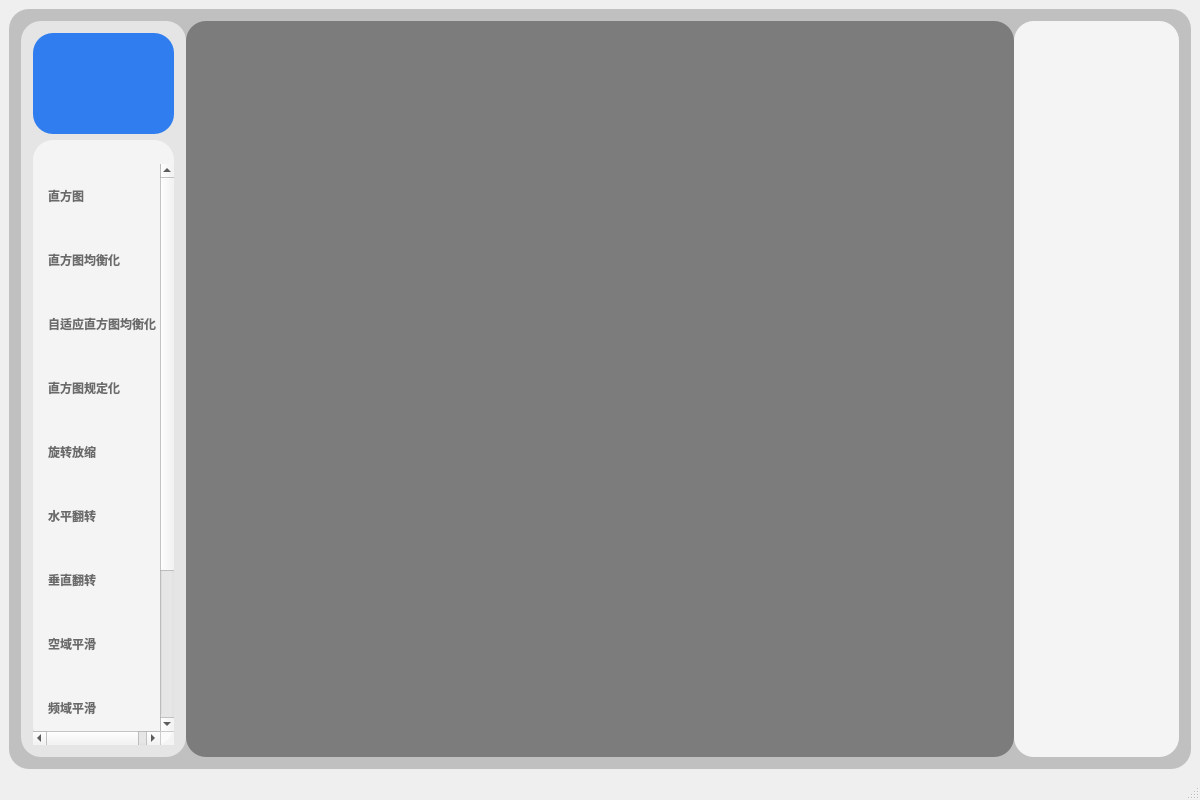
<?xml version="1.0" encoding="UTF-8"?>
<ui version="4.0">
 <class>MainWindow</class>
 <widget class="QMainWindow" name="MainWindow">
  <property name="geometry">
   <rect>
    <x>0</x>
    <y>0</y>
    <width>1200</width>
    <height>800</height>
   </rect>
  </property>
  <property name="windowTitle">
   <string>数字图像处理软件</string>
  </property>
  <property name="windowIcon">
   <iconset>
    <normaloff>icon/1.svg</normaloff>icon/1.svg</iconset>
  </property>
  <widget class="QWidget" name="centralwidget">
   <layout class="QHBoxLayout" name="horizontalLayout">
    <item>
     <widget class="QFrame" name="frame">
      <property name="styleSheet">
       <string notr="true">QFrame{
	background-color: rgb(0, 0, 0, 50);
    border-radius: 20px;
}
</string>
      </property>
      <property name="frameShape">
       <enum>QFrame::StyledPanel</enum>
      </property>
      <property name="frameShadow">
       <enum>QFrame::Raised</enum>
      </property>
      <layout class="QHBoxLayout" name="horizontalLayout_2" stretch="1,5,1">
       <property name="spacing">
        <number>0</number>
       </property>
       <property name="leftMargin">
        <number>12</number>
       </property>
       <property name="topMargin">
        <number>12</number>
       </property>
       <property name="rightMargin">
        <number>12</number>
       </property>
       <property name="bottomMargin">
        <number>12</number>
       </property>
       <item>
        <widget class="QFrame" name="frame_2">
         <property name="minimumSize">
          <size>
           <width>0</width>
           <height>0</height>
          </size>
         </property>
         <property name="maximumSize">
          <size>
           <width>16777215</width>
           <height>16777215</height>
          </size>
         </property>
         <property name="styleSheet">
          <string notr="true">QFrame{
    border-radius: 20px;
	background-color: rgb(255, 255, 255, 150);
}</string>
         </property>
         <property name="frameShape">
          <enum>QFrame::StyledPanel</enum>
         </property>
         <property name="frameShadow">
          <enum>QFrame::Raised</enum>
         </property>
         <layout class="QVBoxLayout" name="verticalLayout_2" stretch="1,6">
          <property name="leftMargin">
           <number>12</number>
          </property>
          <property name="topMargin">
           <number>12</number>
          </property>
          <property name="rightMargin">
           <number>12</number>
          </property>
          <property name="bottomMargin">
           <number>12</number>
          </property>
          <item>
           <widget class="QFrame" name="frame_3">
            <property name="styleSheet">
             <string notr="true">QFrame{
	image: url(:/img/icon/hias.png);
    background-color: rgb(47, 125, 238);
    border-radius: 20px;color: rgb(89, 217, 212);
}</string>
            </property>
            <property name="frameShape">
             <enum>QFrame::StyledPanel</enum>
            </property>
            <property name="frameShadow">
             <enum>QFrame::Raised</enum>
            </property>
           </widget>
          </item>
          <item>
           <widget class="QListWidget" name="listWidget">
            <property name="font">
             <font>
              <weight>75</weight>
              <bold>true</bold>
             </font>
            </property>
            <property name="styleSheet">
             <string notr="true">* {
  outline:none;
}
QListView{
  padding-top:24px;
  border-radius:20px;
  color:rgb(106,106,106);

}
QListView::item{
  background-color:transparent;
  height:40px;
  padding-left:12px;
  padding:12px;

}
QListView::item:hover{
  background-color:rgba(216,216,216,50);

}
QListView::item:selected{
  background-color:rgba(90,216,212,50);
  color:rgb(40,92,90);
  border-left:2px solid rgb(90,216,212);

}</string>
            </property>
            <property name="iconSize">
             <size>
              <width>24</width>
              <height>24</height>
             </size>
            </property>
            <item>
             <property name="text">
              <string>直方图</string>
             </property>
             <property name="icon">
              <iconset>
               <normaloff>icon/histogram.png</normaloff>icon/histogram.png</iconset>
             </property>
            </item>
            <item>
             <property name="text">
              <string>直方图均衡化</string>
             </property>
             <property name="icon">
              <iconset>
               <normaloff>icon/average.png</normaloff>icon/average.png</iconset>
             </property>
            </item>
            <item>
             <property name="text">
              <string>自适应直方图均衡化</string>
             </property>
             <property name="icon">
              <iconset>
               <normaloff>icon/average.png</normaloff>icon/average.png</iconset>
             </property>
            </item>
            <item>
             <property name="text">
              <string>直方图规定化</string>
             </property>
             <property name="icon">
              <iconset>
               <normaloff>icon/maximum.png</normaloff>icon/maximum.png</iconset>
             </property>
            </item>
            <item>
             <property name="text">
              <string>旋转放缩</string>
             </property>
             <property name="icon">
              <iconset>
               <normaloff>icon/rotating-add.png</normaloff>icon/rotating-add.png</iconset>
             </property>
            </item>
            <item>
             <property name="text">
              <string>水平翻转</string>
             </property>
             <property name="icon">
              <iconset>
               <normaloff>icon/flip-horizontally.png</normaloff>icon/flip-horizontally.png</iconset>
             </property>
            </item>
            <item>
             <property name="text">
              <string>垂直翻转</string>
             </property>
             <property name="icon">
              <iconset>
               <normaloff>icon/flip-vertically.png</normaloff>icon/flip-vertically.png</iconset>
             </property>
            </item>
            <item>
             <property name="text">
              <string>空域平滑</string>
             </property>
             <property name="icon">
              <iconset>
               <normaloff>icon/chart-histogram.png</normaloff>icon/chart-histogram.png</iconset>
             </property>
            </item>
            <item>
             <property name="text">
              <string>频域平滑</string>
             </property>
             <property name="icon">
              <iconset>
               <normaloff>icon/chart-line.png</normaloff>icon/chart-line.png</iconset>
             </property>
            </item>
            <item>
             <property name="text">
              <string>锐化</string>
             </property>
             <property name="icon">
              <iconset>
               <normaloff>icon/triangle.png</normaloff>icon/triangle.png</iconset>
             </property>
            </item>
            <item>
             <property name="text">
              <string>加噪</string>
             </property>
             <property name="icon">
              <iconset>
               <normaloff>icon/acoustic.png</normaloff>icon/acoustic.png</iconset>
             </property>
            </item>
           </widget>
          </item>
         </layout>
        </widget>
       </item>
       <item>
        <widget class="QFrame" name="frame_5">
         <property name="styleSheet">
          <string notr="true">QFrame{
	background-color: rgb(0, 0, 0, 50);
    border-radius: 20px;
}
</string>
         </property>
         <property name="frameShape">
          <enum>QFrame::StyledPanel</enum>
         </property>
         <property name="frameShadow">
          <enum>QFrame::Raised</enum>
         </property>
         <layout class="QVBoxLayout" name="verticalLayout_3" stretch="0">
          <property name="spacing">
           <number>0</number>
          </property>
          <property name="leftMargin">
           <number>0</number>
          </property>
          <property name="topMargin">
           <number>0</number>
          </property>
          <property name="rightMargin">
           <number>0</number>
          </property>
          <property name="bottomMargin">
           <number>0</number>
          </property>
          <item>
           <widget class="CustomGraphicsView" name="graphicsView">
            <property name="styleSheet">
             <string notr="true">QFrame{
    border-radius: 20px;
}</string>
            </property>
           </widget>
          </item>
         </layout>
        </widget>
       </item>
       <item>
        <widget class="QFrame" name="frame_4">
         <property name="styleSheet">
          <string notr="true">QFrame{
	background-color: rgb(255, 255, 255, 150);
    border-radius: 20px;
}
    


</string>
         </property>
         <property name="frameShape">
          <enum>QFrame::StyledPanel</enum>
         </property>
         <property name="frameShadow">
          <enum>QFrame::Raised</enum>
         </property>
         <layout class="QVBoxLayout" name="verticalLayout">
          <property name="spacing">
           <number>0</number>
          </property>
          <property name="leftMargin">
           <number>0</number>
          </property>
          <property name="topMargin">
           <number>0</number>
          </property>
          <property name="rightMargin">
           <number>0</number>
          </property>
          <property name="bottomMargin">
           <number>0</number>
          </property>
          <item>
           <widget class="QListWidget" name="listWidget1">
            <property name="styleSheet">
             <string notr="true">* {
  outline:none;
}
QListView{
  border-radius:20px;

}
QListView::item{
  background-color:transparent;
  padding-left:12px;
  padding:12px;

}
QListView::item:hover{
  background-color:rgba(216,216,216,50);

}
QListView::item:selected{
  background-color:rgba(90,216,212,50);
  color:rgb(40,92,90);
  border-left:2px solid rgb(90,216,212);

}</string>
            </property>
            <property name="iconSize">
             <size>
              <width>300</width>
              <height>300</height>
             </size>
            </property>
            <property name="uniformItemSizes">
             <bool>true</bool>
            </property>
           </widget>
          </item>
         </layout>
        </widget>
       </item>
      </layout>
     </widget>
    </item>
   </layout>
  </widget>
  <widget class="QStatusBar" name="statusbar"/>
 </widget>
 <customwidgets>
  <customwidget>
   <class>CustomGraphicsView</class>
   <extends>QGraphicsView</extends>
   <header>CustomGraphicsView.h</header>
  </customwidget>
 </customwidgets>
 <resources>
  <include location="res_rc.qrc"/>
 </resources>
 <connections>
  <connection>
   <sender>listWidget</sender>
   <signal>itemClicked(QListWidgetItem*)</signal>
   <receiver>MainWindow</receiver>
   <slot>image_processing()</slot>
   <hints>
    <hint type="sourcelabel">
     <x>126</x>
     <y>330</y>
    </hint>
    <hint type="destinationlabel">
     <x>495</x>
     <y>396</y>
    </hint>
   </hints>
  </connection>
  <connection>
   <sender>listWidget1</sender>
   <signal>itemClicked(QListWidgetItem*)</signal>
   <receiver>MainWindow</receiver>
   <slot>image_display()</slot>
   <hints>
    <hint type="sourcelabel">
     <x>1665</x>
     <y>138</y>
    </hint>
    <hint type="destinationlabel">
     <x>1796</x>
     <y>125</y>
    </hint>
   </hints>
  </connection>
 </connections>
 <slots>
  <slot>image_processing()</slot>
  <slot>image_display()</slot>
 </slots>
</ui>
